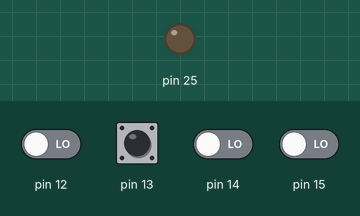
The program below on a simulated MicroPython board. On the bench: output pins drawn as LEDs (lit = HIGH). Inputs (shaded band) come from the test bench; at power-on: pin 12–15 LOW. Random numbers come from a fixed seed; what the program prints to the serial console is not drawn.

Above: at 1.2 s.
1.3 s: pin 13 pulled HIGH for 0.15 s
At 1.37 s:
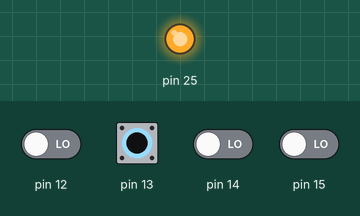
Timing chart, 0 to 4.3 s (numbered marks = the images above; inputs shaded):
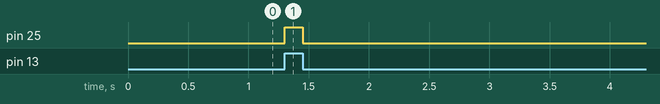

Measured:
- after the input at 1.3 s, pin 25: LOW → HIGH at once, → LOW 0.15 s later

The program:

wires.py
```python
from pktanelib import IO
import random as rn

conv = ["in", "down"]
r = IO(15, *conv)
g = IO(14, *conv)
b = IO(13, *conv)
y = IO(12, *conv)
led = IO(25, "out")

val = []
for i in range(4):
    val += [rn.randint(0,1)]
val = tuple(val)
print(val)

while True:
    if (r.v(), g.v(), b.v(), y.v()) == val:
        led.v(1)
    else:
        led.v(0)
```

pktanelib.py
```python
import machine as m


class Button(object):

    def __init__(self, pin, type=None):
        self.pin = pin

        if type is None:
            type = m.Pin.PULL_UP
        else:
            type = m.Pin.PULL_DOWN
        self.__type = type

        self.__obj = m.Pin(self.pin, self.__type)

    def value(self):
        return self.__obj.value()

    val = value
    v = value


class IO(object):

    def __init__(self, pin, type, res=None):
        self.pin = pin

        if type not in ("in", "out"):
            raise ValueError(f"'type' must be either 'in' or 'out', not '{type}'")
        else:
            self.__type = {"in": m.Pin.IN, "out": m.Pin.OUT}[type]

        if res is not None:
            self.__res = {"up": m.Pin.PULL_UP, "down": m.Pin.PULL_DOWN}[res]
            self.__obj = m.Pin(self.pin, self.__type, self.__res)
        else:
            self.__obj = m.Pin(self.pin, self.__type)

    def value(self, state=None):
        if state is None:
            return self.__obj.value()
        elif state in (2, -1, "t", "toggle"):
            self.__obj.toggle()
        else:
            try:
                bool(state)
            except:
                raise ValueError(f"'state' mustbe either '1' or '0', not '{state}'")
            self.__obj.value(state)

    v = value
    val = value
```
